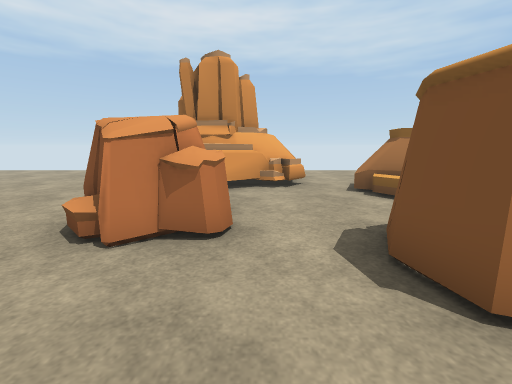
view 1 (above)

19 first-person views from a walk through a 3-D level made in the Unity game engine. The camera is 1.3 m above the floor, tilts 10° down and sees 90° across. The floor is counted in squares, 1 m on a side. Each view is taken from the middle of a square. On the plan, view 1 faces up. The plan holds only what a view shows up to about 13 squares ahead; the rest is blank. The place goes on beyond the plan. Some surface patterns are stand-ins.

view 2
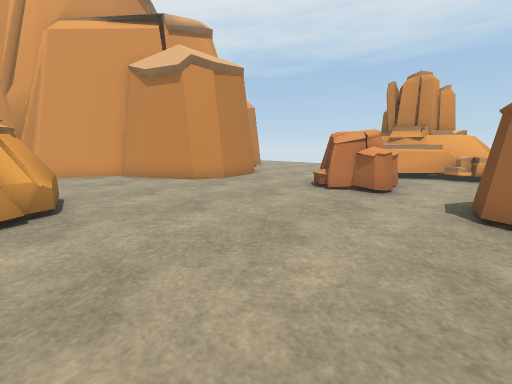

view 3
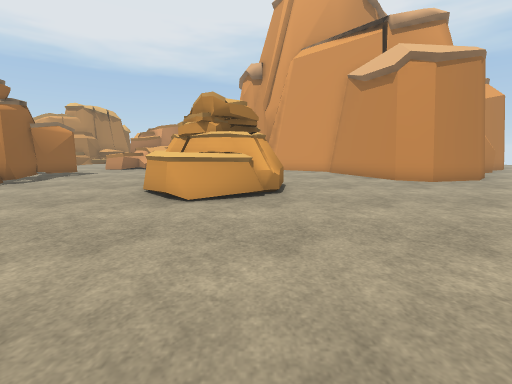

view 4
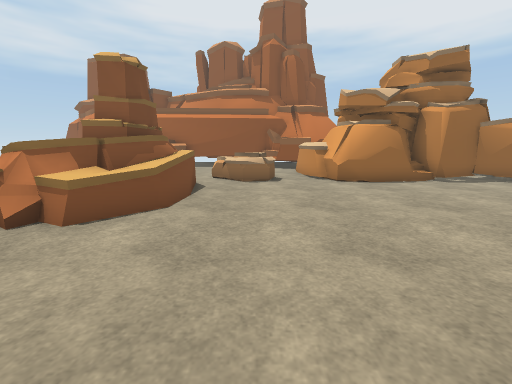

view 5
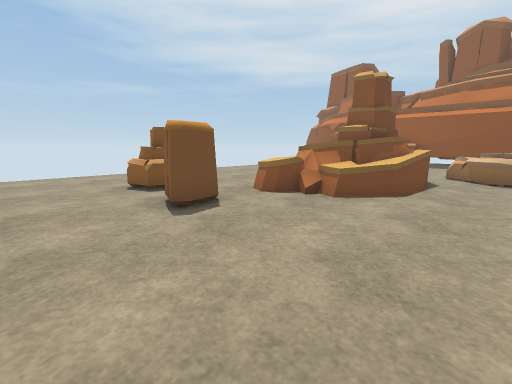

view 6
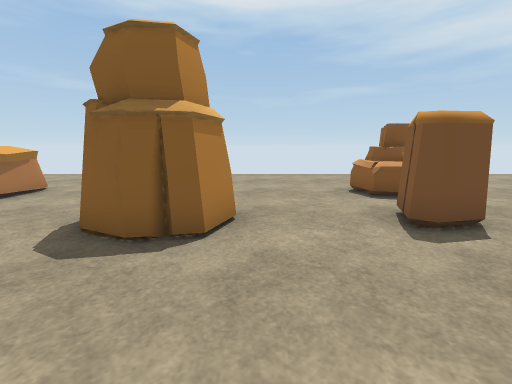

view 7
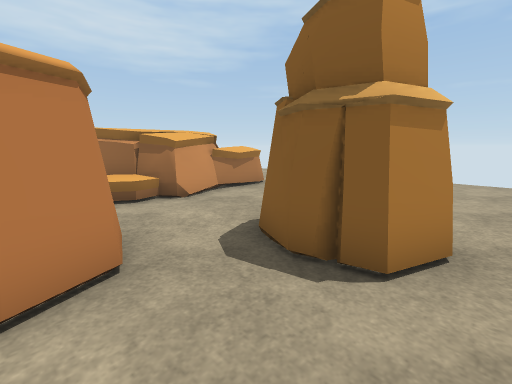

view 8
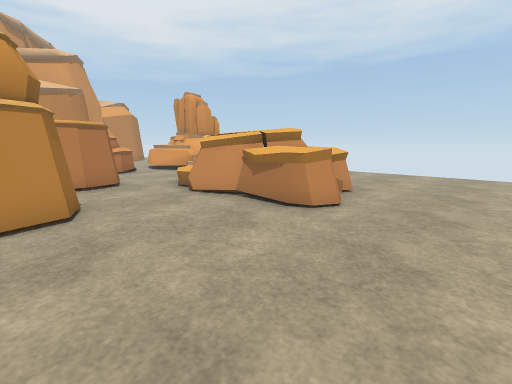

view 9
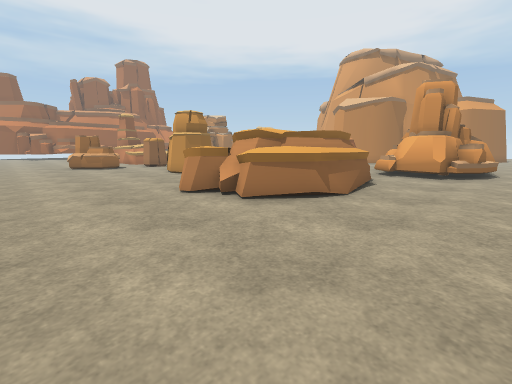

view 10
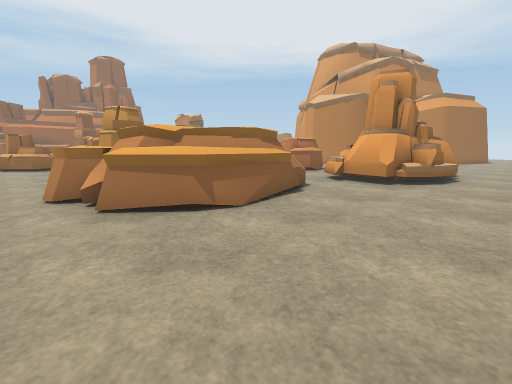

view 11
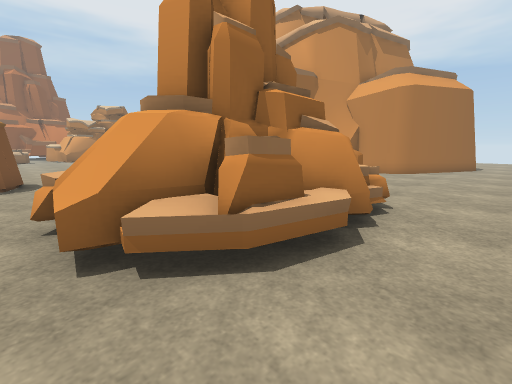

view 12
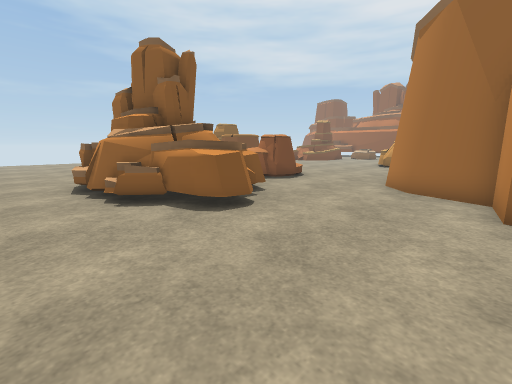

view 13
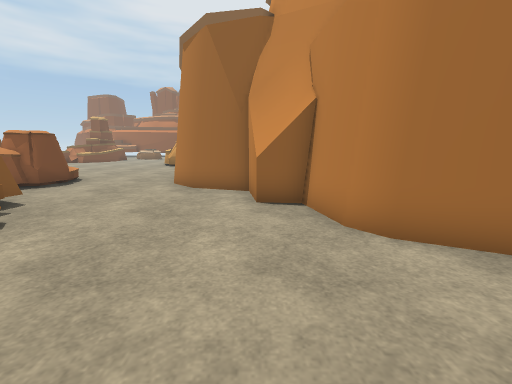

view 14
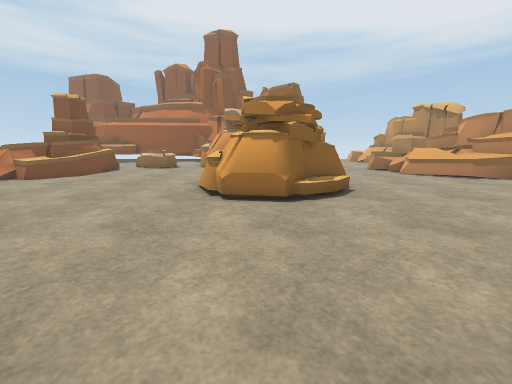

view 15
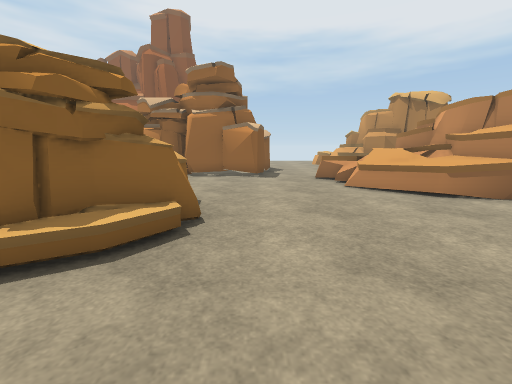

view 16
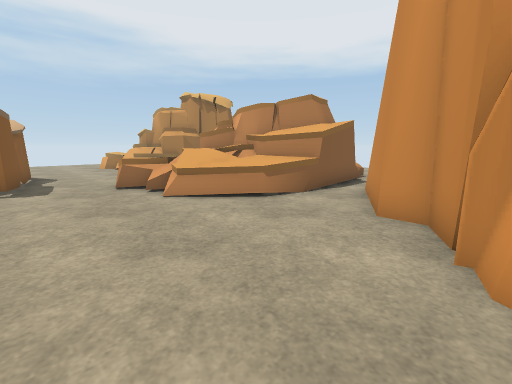

view 17
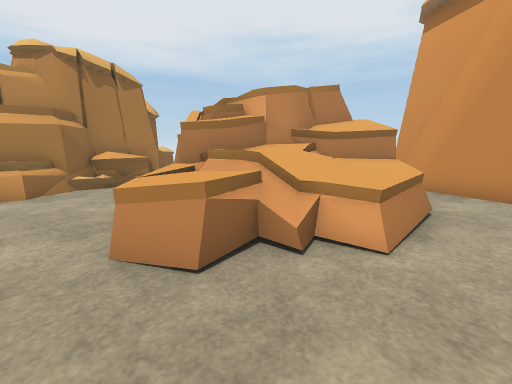

view 18
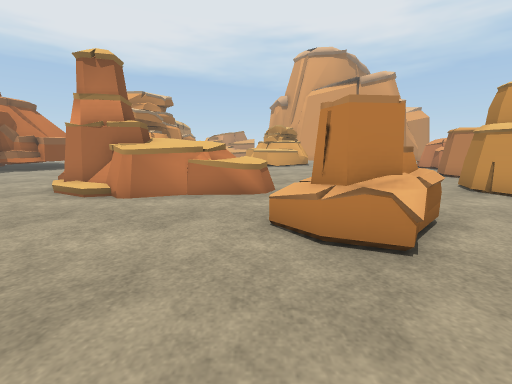

view 19
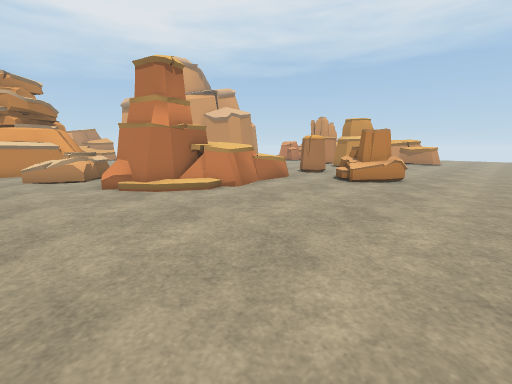

### Floor plan
Points are (right, up) in squares from view 1. A wall is a line through its corners. A room is listed if a view was taken in it or the views show most of it. See-through windows are left out.
Room 1 (views 1, 2, 3, 4, 5, 6, 7, 8, 9, 10, 11, 12, 13, 14, 15, 16, 17, 18, 19)
walls: (-6.6, 2.6) (-7.1, 1.5) (-10.1, -0.1); (-7.1, 4.8) (-6.6, 2.6); (-9.6, 0.2) (-10.4, 0.1) (-11.9, -2.9) (-12.6, -3.1); (-8, 5.8) (-7.1, 4.8); (-8.2, 5.8) (-7.2, 4.6); (-11, -0.8) (-12, -2.7) (-12.6, -2.9) (-12.5, -3.3); (-3.5, -12.4) (-2.1, -12.7) (-1.7, -14.1); (-2.7, -12.7) (-2.1, -13.2); (-11.9, -2.9) (-14.1, -3.9) (-14.1, -4.7) (-16.7, -6); (-2.4, -13.6) (-2, -14.6) (-2.2, -15.4) (-2.6, -15.9); (-4.6, -12.8) (-4.1, -12.6) (-2.8, -12.9) (-2.4, -13.2); (-9.8, 6.4) (-8, 5.8); (-4.9, -12.7) (-3, -12.5); (-4.6, -13) (-3.9, -12.8) (-2.9, -13.1) (-2.2, -13.7) (-1.4, -13.9) (-1.3, -16.2); (-10, 8) (-9.8, 6.4); (-5.2, -13.8) (-4.6, -13.3) (-4.1, -13.1); (-5.5, -13.9) (-4.6, -13.4); (-10.6, 8.1) (-9.9, 7.5); (-8.6, -12.3) (-7.4, -13) (-5.9, -12.6) (-5.5, -13.9) (-5, -13.3); (-7.6, -13.1) (-6, -12.9); (-13.3, -11) (-14.3, -12); (-14.6, -9.4) (-12.5, -9.4); (-16.1, -7.1) (-15.4, -9.1) (-15.4, -9.6) (-15.1, -9.7) (-14.6, -9.6); (-15.3, -9) (-15.6, -10.1) (-15.5, -10.7) (-15.3, -11.1) (-15.1, -12) (-15.4, -13); (-15.4, -8.8) (-15.4, -9.3); (-9.7, -15.7) (-9.5, -15.3); (-15.2, -9.7) (-14.1, -10.1); (-15.4, -10) (-15.3, -10.8); (-9.9, -16.6) (-9, -12.3) (-7.4, -12.9); (-14.8, -11.7) (-14.4, -12.1) (-15.2, -12.3); (-15.4, -10.9) (-15.3, -11.1); (-15.8, -10.3) (-15.7, -10.8); (-14.2, 11.5) (-12, 10.4) (-11.6, 10) (-11.2, 8.2) (-10, 8) (-9.8, 7.8); (-15.9, -11.3) (-15.8, -11.7) (-15.8, -12.2); (-18.5, -7.2) (-15.3, -7.2); (-18.9, -14.7) (-18.2, -16.3)
low walls: (-2.4, -12.6) (-2, -13); (-5.8, -12.8) (-5.1, -12.7); (-13.2, -8.4) (-12.2, -9.5); (-12.5, -10) (-13.5, -10.9); (-12.4, -11) (-11.6, -11.5); (-12.9, -10.9) (-11.6, -11.6) (-11.9, -12.8); (-16, -7.2) (-13.9, -7.7) (-13.4, -8.3); (-14.1, -12.2) (-12.7, -12.7); (-18.4, -14.9) (-17.7, -15.8) (-17.6, -16.5)
ways out: opening at (-14.5, 13.5)
objects: other object (-8, -7) to (-3, -3); other object (-6, 8) to (2, 12); other object (-3, 3) to (-1, 6); other object (2, -15); other object (2, 2) to (4, 4); other object (3, -13) to (7, -7); other object (3, 5) to (10, 10); other object (5, 0) to (8, 2); other object (6, -5) to (7, -4); other object (9, -6) to (11, -4)

Where each view was taken, in squares from view 1:
view 1: 0 up, 0 right, facing up
view 2: 4 down, 2 right, facing up-left
view 3: 4 down, 3 right, facing left
view 4: 3 down, 1 right, facing down
view 5: 1 down, 1 right, facing down-right
view 6: 1 down, 2 right, facing right
view 7: 1 down, 3 right, facing up-right
view 8: 1 up, 13 right, facing up-left
view 9: 13 up, 14 right, facing down-left
view 10: 14 up, 11 right, facing down-left
view 11: 14 up, 2 right, facing down-left
view 12: 14 up, 10 left, facing down-right
view 13: 14 up, 10 left, facing down
view 14: 3 up, 5 left, facing down
view 15: 1 down, 9 left, facing down
view 16: 3 down, 9 left, facing down-left
view 17: 11 down, 9 left, facing left
view 18: 7 down, 14 right, facing left
view 19: 16 down, 14 right, facing up-left
